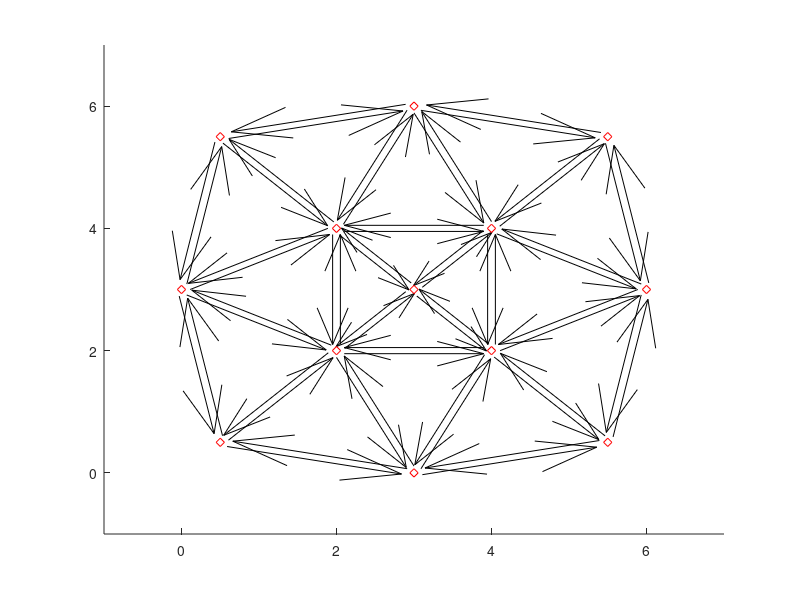

The MATLAB script that drew this image:
function [xi,yi,i1,i2,ni,nb,ux,uy] = plotroad()
    global L weights_at_t
%

% xi(i), yi(i) = coordinates of intersection i
xi = [0 .5  .5 2 2 3 3 3 4 4 5.5 5.5 6 ];
yi = [3 .5 5.5 4 2 0 3 6 2 4 5.5 .5 3 ];

% i1(b), i2(b) = indices of intersections connected by block b, ordered by
% the direction traffic flow
i1_oneway = [1 3 8  11 13 12 6 2 2 5 5 4 1 11 10 9 13 8 10 6 5 7 4 9 9 7 4 10];
i2_oneway = [3 8 11 13 12 6  2 1 5 6 1 3 4 10 8 12 9  4 13 9 4 5 7 5 7 10 10 9];

% Creating two-way roads
i1 = zeros(1, length(i1_oneway) * 2);
i2 = zeros(1, length(i2_oneway) * 2);
for i = 1:2:length(i1) - 1
    i1(i:i+1) = [i1_oneway(ceil(i/2)), i2_oneway(ceil(i/2))];
    i2(i:i+1) = [i2_oneway(ceil(i/2)), i1_oneway(ceil(i/2))];    
end

ni = length(xi);  % ni = # of intersections
nb = length(i1);  % nb = # of blocks
% Geometric information
% L(b) = length of block b
% (ux(b), uy(b)) = unit vector along block b in direction of traffic flow
% Given xi, yi, we can find L, ux, uy as follows:

ux = xi(i2)-xi(i1);
uy = yi(i2)-yi(i1);
L = sqrt(ux.^2+uy.^2);
ux = ux./L;
uy = uy./L;

hold on
axis([min(xi)-1 max(xi)+1 min(yi)-1 max(yi)+1]);

%Determine the 
colors = zeros(3, nb);
if isempty(weights_at_t) || isnan(weights_at_t(1,2))
    for i = 1:nb
        colors(:, i) = [0, 0, 0];
    end
else
    for i = 1:nb
        colors(:, i) = [1, 0.9 - weights_at_t(i) * 0.9,  0.9 - weights_at_t(i)* 0.9];
    end
end

    
for b = 1:nb

    ux1 = xi(i2(b))-xi(i1(b));
    uy1 = yi(i2(b))-yi(i1(b));
    x1 = xi(i1(b));
    y1 = yi(i1(b));
    
    %Seperate two roads
    x1 = x1 + uy(b) * 0.05;
    y1 = y1 - ux(b) * 0.05;
    %adjust road position for appearence
    x1 = x1 + ux(b) * 0.1;
    y1 = y1 + uy(b) * 0.1;
    quiver(x1,y1,ux1,uy1,'k', 'color', colors(:, b));
    
    xt = (xi(i1(b)) + xi(i2(b)))/2;
    yt = (yi(i1(b)) + yi(i2(b)))/2;
    str = ['(',num2str(b),')'];
    %text(xt,yt,str)
end

for i = 1:ni
    % change to string
   str = num2str(i);
   plot(xi(i),yi(i),'rd');
   %location of text
   xt = xi(i)+0.1;
   yt = yi(i)-0.1;
   % text the interesection
   % text(xt,yt,str)
end

hold off
end
